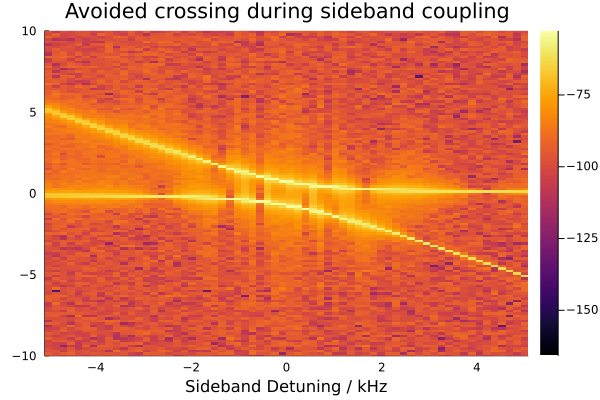

Generate this figure with Julia:
using Plots
using FFTW
using Base.Threads
using Penning

# Simulation settings
const N_AXIAL_CYCLES = 5000
const OVERSAMPLING = 20
const SAVE_OVERSAMPLING = 4
const N_DETUNINGS = 80
const DETUNING_SPAN = 10e3

# Sideband excitation
const A_rf = 5000

# Ion
const base_species = Ion(187, 30)

const base_trap = IdealTrap(-50, -14960.0, 0.5)
omega_c, omega_p, omega_m, omega_z = calc_eigenfrequencies(base_trap, base_species)
dt = 2*pi/omega_c/OVERSAMPLING

################################################################################
# Step 1: Let particle evolve freely to extract eigenfrequencies
################################################################################
function run_extract_eigenfrequencies(omega_c, omega_p, omega_m, omega_z, dt)
    particle_distribution = SingleParticleDistribution([1e-6, 0, 1e-6], [10, 0, 0])
    particles = ParticleCollection(deepcopy(base_species), particle_distribution)

    trap = deepcopy(base_trap)
    trap.particles[:particle] = particles
    setup = Setup()
    setup.traps[:trap] = trap
    sim = Simulation(setup, dt=dt, stop_time=1000*2*pi/omega_z)

    save_x_schedule = AlignedTimeInterval(2*pi/omega_c/SAVE_OVERSAMPLING, dt)
    save_z_schedule = AlignedTimeInterval(2*pi/omega_z/SAVE_OVERSAMPLING, dt)
    sim.output_writers[:x] = MemoryWriter(PositionComponentObservable(:trap, :particle, 1, 1), save_x_schedule)
    sim.output_writers[:z] = MemoryWriter(PositionComponentObservable(:trap, :particle, 1, 3), save_z_schedule)

    run!(sim)

    x_harminv_results = harminv(sim.output_writers[:x].t, sim.output_writers[:x].mem, omega_m/2/pi/2, omega_p/2/pi*2)
    z_harminv_results = harminv(sim.output_writers[:z].t, sim.output_writers[:z].mem, omega_z/2/pi/2, omega_z/2/pi*2)

    # Update theoretically calculated eigenfrequencies with newly found ones
    omega_m = x_harminv_results[1].f*2*pi
    omega_p = x_harminv_results[2].f*2*pi
    omega_z = z_harminv_results[1].f*2*pi

    dt = 2*pi/omega_c/OVERSAMPLING
    return omega_p, omega_m, omega_z, dt
end
omega_p, omeg_m, omega_z, dt = run_extract_eigenfrequencies(omega_c, omega_p, omega_m, omega_z, dt)

################################################################################
# Step 2: Validate sideband frequency
################################################################################
function run_validate_sideband(omega_p, omega_m, omega_z, dt)
    # Theoretical Rabi frequency: (http://hdl.handle.net/21.11116/0000-0005-6361-E)(Page 25, equation 2.46)
    Omega_R = A_rf/4*abs(base_species.q) / base_species.m /sqrt(omega_z*(omega_p-omega_m))
    T_exchange = 2*pi/Omega_R/4

    particle_distribution = SingleParticleDistribution([0, 0, 1e-6], [0, 0, 0])
    particles = ParticleCollection(deepcopy(base_species), particle_distribution)

    trap = deepcopy(base_trap)
    trap.particles[:particle] = particles
    trap.excitations[:quadrupolar] = QuadrupolarExcitation(omega_p - omega_z, A_rf)
    setup = Setup()
    setup.traps[:trap] = trap
    sim = Simulation(setup, dt=dt, stop_time=T_exchange*1.5)

    save_z_schedule = AlignedTimeInterval(2*pi/omega_z/SAVE_OVERSAMPLING/4, dt)
    sim.output_writers[:z] = MemoryWriter(PositionComponentObservable(:trap, :particle, 1, 3), save_z_schedule)

    run!(sim)

    t = sim.output_writers[:z].t
    z = sim.output_writers[:z].mem

    println("Theoretical double dip splitting: $(Omega_R/2/pi) Hz")

    plot(t*1e6, z)
    vline!([T_exchange*1e6], labels="Theoretical pi pulse duration")
    xlabel!("Time / µs")
end
run_validate_sideband(omega_p, omega_m, omega_z, dt)


detunings = LinRange(-DETUNING_SPAN/2, DETUNING_SPAN/2, N_DETUNINGS)*2*pi
t = []
fft_z_all = Vector{Vector{Float64}}(undef, N_DETUNINGS)
@info "Running $N_DETUNINGS different detunings on $(Threads.nthreads()) threads"
Threads.@threads for i = 1:N_DETUNINGS
    particle_distribution = SingleParticleDistribution([1e-6,0,0], [0,0,0])
    particles = ParticleCollection(deepcopy(base_species), particle_distribution)

    trap = deepcopy(base_trap)
    trap.particles[:particles] = particles
    trap.excitations[:quadrupolar] = QuadrupolarExcitation(omega_p - omega_z + detunings[i], A_rf)

    setup = Setup()
    setup.traps[:trap] = trap

    sim = Simulation(setup, dt=dt, stop_time=N_AXIAL_CYCLES*2*pi/omega_z)
    save_schedule = AlignedTimeInterval(2*pi/omega_z/SAVE_OVERSAMPLING, dt)
    sim.output_writers[:z] = MemoryWriter(PositionComponentObservable(:trap, :particles, 1, 3), save_schedule)

    run!(sim)

    z = sim.output_writers[:z].mem

    z .+= randn(length(z))*1e-7

    if i == 1
        push!(t, sim.output_writers[:z].t)
    end

    fft_z_all[i] = 20*log10.(abs.(rfft(z)))
end

t = t[1]

fft_f = LinRange(0.0, 1/(t[2]-t[1])/2, length(fft_z_all[1]))

const SPAN = 20e3
data = hcat(fft_z_all...)
heatmap(detunings/2/pi/1e3, fft_f/1e3.-omega_z/2/pi/1e3, data, interpolation=true, title="Avoided crossing during sideband coupling")
ylims!((-SPAN/2, SPAN/2)./1e3)
xlabel!("Sideband Detuning / kHz")
savefig(joinpath(@__DIR__, "avoided_crossing.png"))


